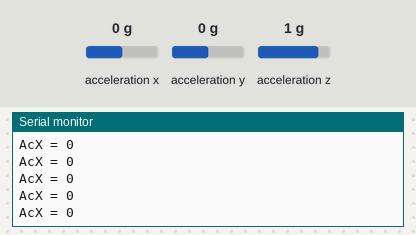
The sketch below on a simulated Arduino Uno, built with avr-gcc and run on an emulated ATmega328P. Parts: the last lines printed to the serial monitor. Wiring (inferred from the names in the program): MPU-6050 motion sensor at I2C address 0x68. The test bench sets the inputs (shaded band); at power-on: acceleration x 0 g, acceleration y 0 g, acceleration z 1 g.

Above: at 1.2 s.
1.3 s: acceleration x set to -1.4 g
At 1.9 s:
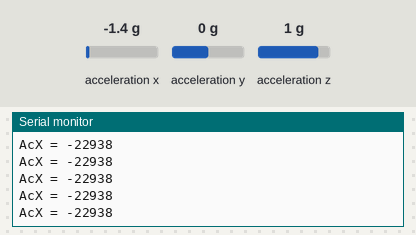
2.8 s: acceleration x set to -0.8 g
At 3.9 s:
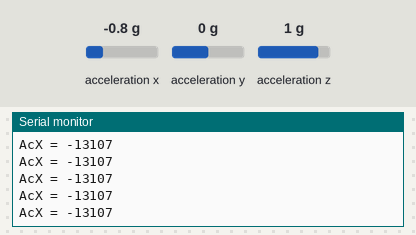
Timing chart, 0 to 5.8 s (numbered marks = the images above; inputs shaded):
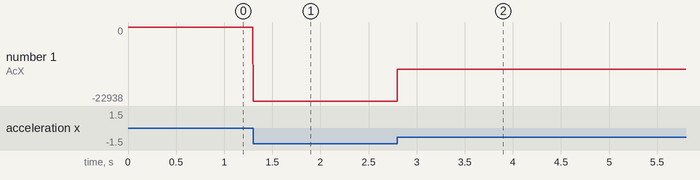

The sketch:

sketch_oct03a.ino
```cpp
// MPU-6050 Short Example Sketch
// By Arduino User JohnChi
// August 17, 2014
// Public Domain
#include<Wire.h>
const int MPU_addr=0x68;  // I2C address of the MPU-6050
int16_t AcX,AcY,AcZ,Tmp,GyX,GyY,GyZ;
void setup(){
  Wire.begin();
  Wire.setClock(400000);
  Wire.beginTransmission(MPU_addr);
  Wire.write(0x6B);  // PWR_MGMT_1 register
  Wire.write(0);     // set to zero (wakes up the MPU-6050)
  Wire.endTransmission(true);
  Serial.begin(115200);
}
void loop(){
  Wire.beginTransmission(MPU_addr);
  Wire.write(0x3B);  // starting with register 0x3B (ACCEL_XOUT_H)
  Wire.endTransmission(false);
  Wire.requestFrom(MPU_addr,2,true);  // request a total of 14 registers
  AcX=Wire.read()<<8|Wire.read();  // 0x3B (ACCEL_XOUT_H) & 0x3C (ACCEL_XOUT_L)
//  AcY=Wire.read()<<8|Wire.read();  // 0x3D (ACCEL_YOUT_H) & 0x3E (ACCEL_YOUT_L)
//  AcZ=Wire.read()<<8|Wire.read();  // 0x3F (ACCEL_ZOUT_H) & 0x40 (ACCEL_ZOUT_L)
//  Tmp=Wire.read()<<8|Wire.read();  // 0x41 (TEMP_OUT_H) & 0x42 (TEMP_OUT_L)
//  GyX=Wire.read()<<8|Wire.read();  // 0x43 (GYRO_XOUT_H) & 0x44 (GYRO_XOUT_L)
//  GyY=Wire.read()<<8|Wire.read();  // 0x45 (GYRO_YOUT_H) & 0x46 (GYRO_YOUT_L)
//  GyZ=Wire.read()<<8|Wire.read();  // 0x47 (GYRO_ZOUT_H) & 0x48 (GYRO_ZOUT_L)
  Serial.print("AcX = "); Serial.println(AcX);
  //Serial.print(" | AacY = "); Serial.print(AcY);
  //Serial.print(" | AacZ = "); Serial.println(AcZ);
  /*Serial.print(" | Tmp = "); Serial.print(Tmp/340.00+36.53);  //equation for temperature in degrees C from datasheet
  Serial.print(" | GyX = "); Serial.print(GyX);
  Serial.print(" | GyY = "); Serial.print(GyY);
  Serial.print(" | GyZ = "); Serial.println(GyZ);*/
  delay(3);
}
```

Measured:
- after the input at 1.3 s, the serial monitor: prints a new line at once (image 1)
- after the input at 2.8 s, the serial monitor: prints a new line at once (image 2)
- plotted number 1: 0 → -22938 after the input at 1.3 s, -22938 → -13107 after the input at 2.8 s
